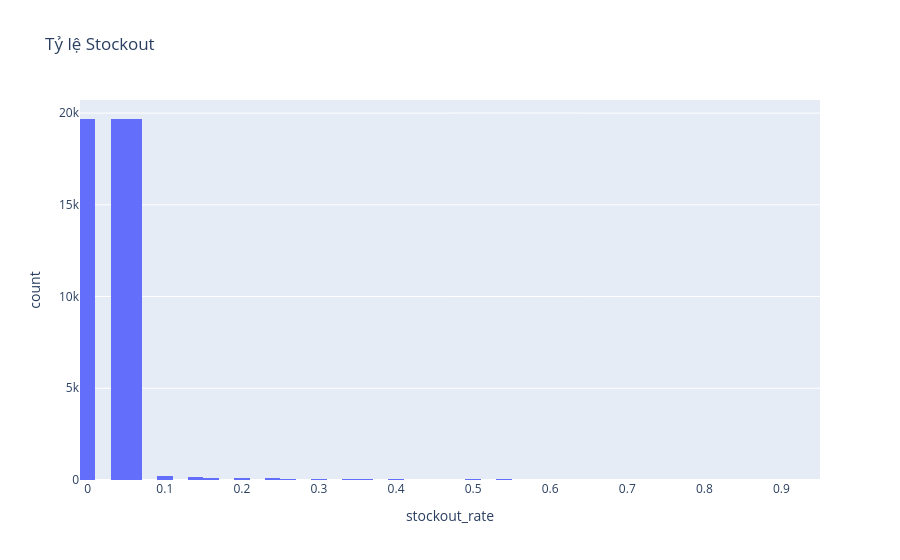
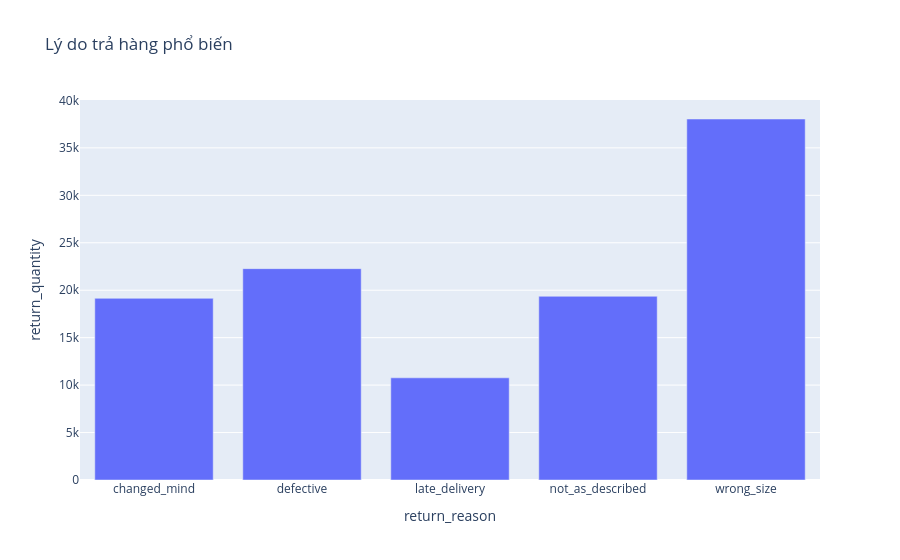

Notebook code cell kept with these figures, in order:
### Code cell
# Stockout rate
inventory['stockout_rate'] = inventory['stockout_days'] / 30  # giả sử tháng 30 ngày
px.histogram(inventory, x='stockout_rate', title='Tỷ lệ Stockout').show()

# Return rate
return_rate = returns.groupby('return_reason')['return_quantity'].sum().reset_index()
px.bar(return_rate, x='return_reason', y='return_quantity', 
       title='Lý do trả hàng phổ biến').show()

# Shipping performance
shipments['delivery_time'] = (pd.to_datetime(shipments['delivery_date']) - 
                              pd.to_datetime(shipments['ship_date'])).dt.days
px.box(shipments, y='delivery_time', title='Thời gian giao hàng').show()

### Figure 1 — Plotly figure (JSON) as saved in the notebook; plotly's stock layout.template omitted (floating-point values rounded to 4 significant figures; data arrays with more than 128 entries replaced by an {"elided": "..."} marker saying what was removed)
{"data": [{"bingroup": "x", "hovertemplate": "stockout_rate=%{x}<br>count=%{y}<extra></extra>", "legendgroup": "", "marker": {"color": "#636efa", "pattern": {"shape": ""}}, "name": "", "orientation": "v", "showlegend": false, "type": "histogram", "x": {"elided": "60247 float values"}, "xaxis": "x", "yaxis": "y"}], "layout": {"barmode": "relative", "legend": {"tracegroupgap": 0}, "title": {"text": "Tỷ lệ Stockout"}, "xaxis": {"anchor": "y", "domain": [0, 1], "title": {"text": "stockout_rate"}}, "yaxis": {"anchor": "x", "domain": [0, 1], "title": {"text": "count"}}}}

### Figure 2 — Plotly figure (JSON) as saved in the notebook; plotly's stock layout.template omitted (floating-point values rounded to 4 significant figures)
{"data": [{"hovertemplate": "return_reason=%{x}<br>return_quantity=%{y}<extra></extra>", "legendgroup": "", "marker": {"color": "#636efa", "pattern": {"shape": ""}}, "name": "", "orientation": "v", "showlegend": false, "textposition": "auto", "type": "bar", "x": ["changed_mind", "defective", "late_delivery", "not_as_described", "wrong_size"], "xaxis": "x", "y": [19144, 22274, 10768, 19358, 38042], "yaxis": "y"}], "layout": {"barmode": "relative", "legend": {"tracegroupgap": 0}, "title": {"text": "Lý do trả hàng phổ biến"}, "xaxis": {"anchor": "y", "domain": [0, 1], "title": {"text": "return_reason"}}, "yaxis": {"anchor": "x", "domain": [0, 1], "title": {"text": "return_quantity"}}}}
